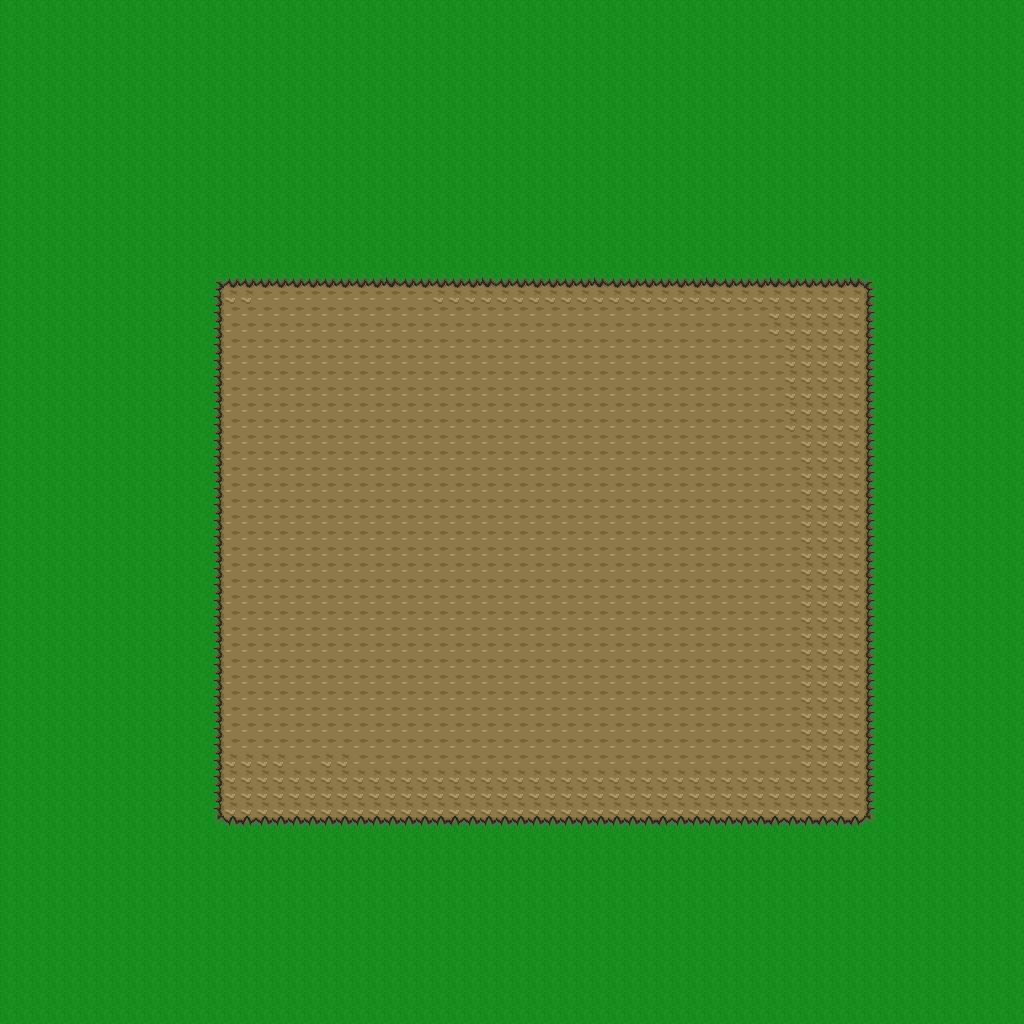

Rendered tile map (Tiled .tmx) drawn with the repository's tilesets; below, a short description and the map source with its tile grids summarised:
An orthogonal 64x64 tile map with 16x16 px tiles, 1 tile layer (base), 1 hidden layer not drawn and 1 object.

<map version="1.10" tiledversion="1.12.1" orientation="orthogonal" renderorder="right-down" width="64" height="64" tilewidth="16" tileheight="16" infinite="0" nextlayerid="3" nextobjectid="2">
 <tileset firstgid="1" source="../classiciphone_pics4.tsx" />
 <layer id="1" name="base" width="64" height="64">
  <data>[4096 cells, 4096 non-empty, 13 distinct tile ids]</data>
 </layer>
 <layer id="2" name="collision" width="64" height="64" visible="0">
  <properties><property name="collision" value="true" /></properties>
  <data>[4096 cells, 0 non-empty, 0 distinct tile ids]</data>
 </layer>
 <objectgroup id="3" name="npcs">
  <object id="1" x="384.0" y="80.0" width="16" height="16">
   <properties>
    <property name="script" type="string">-- Auto-converted from GraalScript
-- // NPC made by unknownmirage (LAT)
-- if (created) {say 0;}</property>
   </properties>
  </object>
 </objectgroup>
</map>
